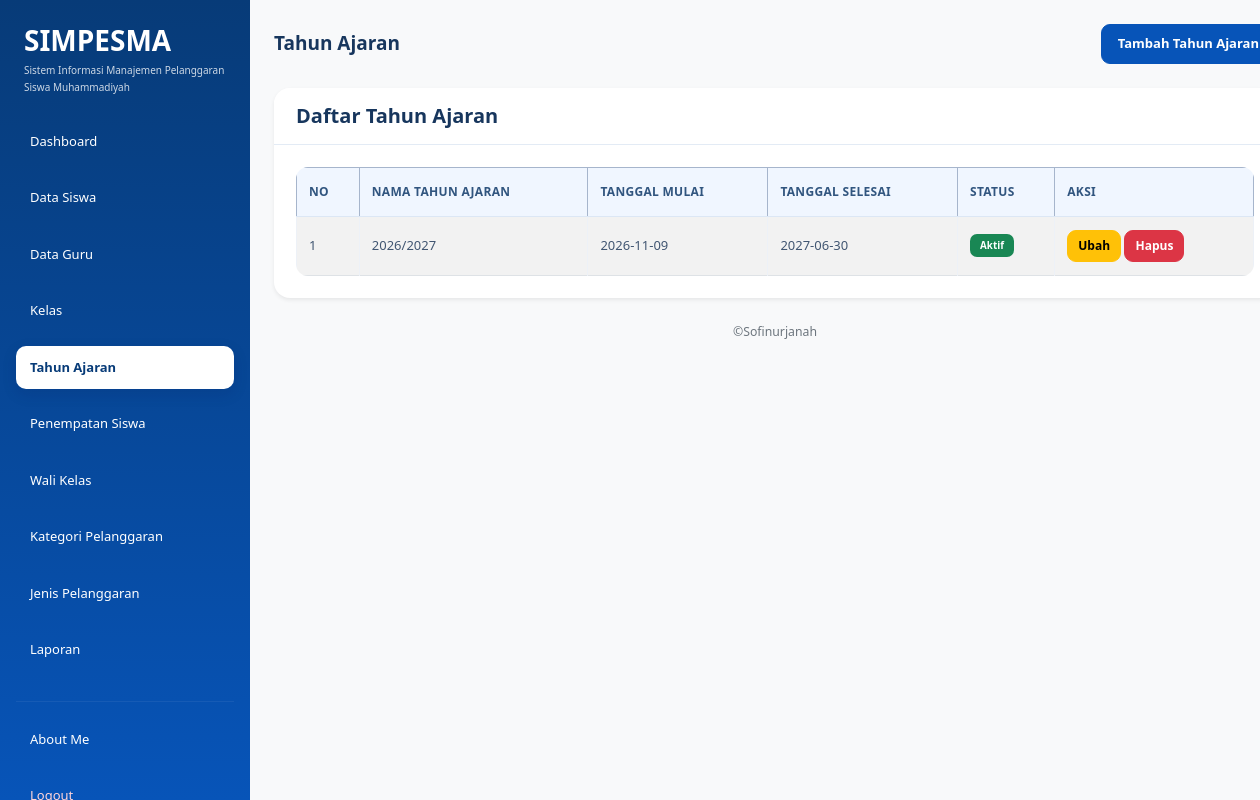
Page /data_tahun_ajaran.php (signed in) on the committed database.
### tables this page shows
CREATE TABLE `t_tahun_ajaran` (
  `id` int(11) NOT NULL,
  `nama` varchar(20) NOT NULL,
  `tanggal_mulai` date NOT NULL,
  `tanggal_selesai` date NOT NULL,
  `status_aktif` tinyint(1) NOT NULL,
  `created_at` timestamp NOT NULL DEFAULT current_timestamp(),
  `updated_at` timestamp NOT NULL DEFAULT current_timestamp()
);

### data_tahun_ajaran.php (the view, shortened to what this page needs)
<?php
include "config/koneksi.php";
$role = $_SESSION['role'];
mysqli_query($koneksi, "
    UPDATE t_tahun_ajaran
    SET status_aktif = 0
");
$query_aktif = mysqli_query($koneksi, "
    SELECT id
    FROM t_tahun_ajaran
    WHERE tanggal_mulai <= CURDATE()
    AND tanggal_selesai >= CURDATE()
    ORDER BY tanggal_mulai DESC, id DESC
    LIMIT 1
");
if ($query_aktif && mysqli_num_rows($query_aktif) > 0) {
    $baris_aktif = mysqli_fetch_assoc($query_aktif);
    $id_aktif = (int) $baris_aktif['id'];
    mysqli_query($koneksi, "
        UPDATE t_tahun_ajaran
        SET status_aktif = 1
        WHERE id = $id_aktif
    ");
}
$data_edit = null;
?>
<!DOCTYPE html>
<html lang="id">
<head>
    <link href="https://cdn.jsdelivr.net/npm/bootstrap@5.3.8/dist/css/bootstrap.min.css"
          rel="stylesheet">
    <link
        href="https://cdn.datatables.net/3.1.4/css/dataTables.dataTables.min.css"
        rel="stylesheet"
    >
    <link rel="stylesheet" href="style.css">
</head>
<body class="bg-light">
<div class="container-fluid">
    <div class="row">
        <div class="col-md-3 col-lg-2 min-vh-100 p-3"
             style="background-color: #30318B;">
            <div class="mb-4 px-2">
                <h3 class="text-white mb-1 fw-bold">
                    SIMPESMA
                </h3>
                <p class="text-white mb-0"
                   style="font-size: 10px; line-height: 1.7; opacity: 0.8;">
                    Sistem Informasi Manajemen
                    Pelanggaran Siswa Muhammadiyah
                </p>
            </div>
            <ul class="nav nav-pills flex-column">
                <li class="nav-item mb-2">
                    <a href="dashboard.php" class="nav-link text-white">
                        Dashboard
                    </a>
                </li>
                <?php if ($role == "admin") { ?>
                    <li class="nav-item mb-2">
                        <a href="data_siswa.php" class="nav-link text-white">
                            Data Siswa
                        </a>
                    </li>
                    <li class="nav-item mb-2">
                        <a href="data_guru.php" class="nav-link text-white">
                            Data Guru
                        </a>
                    </li>
                    <li class="nav-item mb-2">
                        <a href="data_kelas.php" class="nav-link text-white">
                            Kelas
                        </a>
                    </li>
                    <li class="nav-item mb-2">
                        <a href="data_tahun_ajaran.php"
                           class="nav-link active"
                           aria-current="page">
                            Tahun Ajaran
                        </a>
                    </li>
                    <li class="nav-item mb-2">
                        <a href="penempatan_siswa.php" class="nav-link text-white">
                            Penempatan Siswa
                        </a>
                    </li>
                    <li class="nav-item mb-2">
                        <a href="wali_kelas.php" class="nav-link text-white">
                            Wali Kelas
                        </a>
                    </li>
                    <li class="nav-item mb-2">
                        <a href="kategori_pelanggaran.php" class="nav-link text-white">
                            Kategori Pelanggaran
                        </a>
                    </li>
                    <li class="nav-item mb-2">
                        <a href="jenis_pelanggaran.php" class="nav-link text-white">
                            Jenis Pelanggaran
                        </a>
                    </li>
                    <li class="nav-item mb-2">
                        <a href="laporan.php" class="nav-link text-white">
                            Laporan
                        </a>
                    </li>
                <?php } ?>
                <hr class="text-secondary">
                <li class="nav-item mb-2">
                    <a href="about_me.php" class="nav-link text-white">
                        About Me
                    </a>
                </li>
                <li class="nav-item">
                    <a href="logout.php" class="nav-link text-danger">
                    </a>
                </li>
            </ul>
        </div>
        <main class="col-md-9 col-lg-10 p-4">
            <div class="d-flex justify-content-between align-items-center mb-4">
                <h3 class="fw-bold mb-0">
                    Tahun Ajaran
                </h3>
                <?php if ($role == "admin" && $data_edit == null) { ?>
                    <button type="button"
                            class="btn btn-primary"
                            data-bs-toggle="modal"
                            data-bs-target="#modalTambah">
                        Tambah Tahun Ajaran
                    </button>
                <?php } ?>
            </div>
            <div class="card border-0 shadow-sm">
                <div class="card-header bg-white py-3">
                    <h5 class="mb-0">
                        Daftar Tahun Ajaran
                    </h5>
                </div>
                <div class="card-body">
                    <div class="table-responsive">
                        <table id="example"
                               class="table table-bordered table-striped table-hover align-middle mb-0">
                            <thead class="table-primary">
                                <tr>
                                    <th>No</th>
                                    <th>Nama Tahun Ajaran</th>
                                    <th>Tanggal Mulai</th>
                                    <th>Tanggal Selesai</th>
                                    <th>Status</th>
                                    <?php if ($role == "admin") { ?>
                                        <th>Aksi</th>
                                    <?php } ?>
                                </tr>
                            </thead>
                            <tbody>
                                <?php
                                $query_tahun = mysqli_query($koneksi, "
                                    SELECT * FROM t_tahun_ajaran
                                    WHERE status_aktif = 1
                                    ORDER BY tanggal_mulai DESC
                                ");
                                $no = 1;
                                while ($tahun = mysqli_fetch_assoc($query_tahun)) {
                                ?>
                                    <tr>
                                        <td><?= $no; ?></td>
                                        <td>
                                            <?= htmlspecialchars($tahun['nama'], ENT_QUOTES, 'UTF-8'); ?>
                                        </td>
                                        <td>
                                            <?= htmlspecialchars($tahun['tanggal_mulai']); ?>
                                        </td>
                                        <td>
                                            <?= htmlspecialchars($tahun['tanggal_selesai']); ?>
                                        </td>
                                        <td>
                                            <?php if ($tahun['status_aktif'] == 1) { ?>
                                                <span class="badge bg-success">
                                                    Aktif
                                                </span>
                                            <?php } else { ?>
                                                <span class="badge bg-secondary">
                                                    Tidak Aktif
                                                </span>
                                            <?php } ?>
                                        </td>
                                        <?php if ($role == "admin") { ?>
                                            <td class="text-nowrap">
                                                <a href="data_tahun_ajaran.php?edit=<?= (int)$tahun['id']; ?>"
                                                   class="btn btn-warning btn-sm">
                                                    Ubah
                                                </a>
                                                <a href="data_tahun_ajaran.php?hapus=<?= (int)$tahun['id']; ?>"
                                                   class="btn btn-danger btn-sm"
                                                   onclick="return confirm('Yakin ingin menghapus tahun ajaran ini?')">
                                                    Hapus
                                                </a>
                                            </td>
                                        <?php } ?>
                                    </tr>
                                <?php
                                    $no++;
                                }
                                ?>
                            </tbody>
                        </table>
                    </div>
                </div>
            </div>
            <p class="text-center text-secondary small mt-4">
                ©Sofinurjanah
            </p>
        </main>
    </div>
</div>
</body>
</html>

### style.css (style rules this page uses)
:root { --primary: #0754b8; --primary-dark: #073b78; --primary-light: #eaf3ff; --background: #f5f9ff; --white: #ffffff; --text: #17365d; --muted: #71829a; --border: #e3ebf5; --success: #198754; --danger: #dc3545; --radius: 16px; }
* { box-sizing: border-box; }
body { margin: 0; font-family: "Segoe UI", Arial, sans-serif; background: var(--background); color: var(--text); font-size: 14px; }
h1, h2, h3, h4, h5 { color: var(--text); font-weight: 700; }
a { text-decoration: none; }
aside, .sidebar, .col-lg-2.min-vh-100, .col-md-3.col-lg-2.min-vh-100 { background: linear-gradient( 180deg, #073b78 0%, #0754b8 100% ) !important; }
.col-lg-2.min-vh-100, .col-md-3.col-lg-2.min-vh-100 { padding: 24px 16px !important; }
.nav-pills .nav-link { color: #dceaff; padding: 12px 14px; margin-bottom: 5px; border-radius: 10px; font-size: 13px; font-weight: 500; transition: all 0.2s ease; }
.nav-pills .nav-link.active { color: var(--primary-dark) !important; background: #ffffff !important; font-weight: 700; box-shadow: 0 5px 15px rgba(0, 20, 70, 0.12); }
.nav-pills .nav-link.text-danger { color: #ffd5d9 !important; }
hr { border-color: rgba(255, 255, 255, 0.25); }
main { min-width: 0; padding: 32px !important; }
main h3 { font-size: 19px; }
main p { color: var(--muted); line-height: 1.7; }
.container-fluid { padding-left: 0; padding-right: 0; }
.row { margin-right: 0; margin-left: 0; }
.card { border: 1px solid var(--border); border-radius: var(--radius); background: var(--white); box-shadow: 0 5px 22px rgba(22, 63, 115, 0.045); transition: box-shadow 0.2s ease, transform 0.2s ease; }
.card-header { background: #ffffff; border-bottom: 1px solid var(--border); padding: 18px 22px; border-radius: var(--radius) var(--radius) 0 0 !important; font-weight: 700; color: var(--text); }
.card-body { padding: 22px; }
.btn { border-radius: 9px; padding: 9px 16px; font-weight: 600; font-size: 13px; transition: all 0.2s ease; }
.btn-primary { color: #fff; background: var(--primary); border-color: var(--primary); }
.btn-danger { background: var(--danger); border-color: var(--danger); }
.table-responsive { border-radius: 12px; }
.table { margin-bottom: 0; vertical-align: middle; font-size: 13px; }
.table thead th, .table th { background: #f0f6ff; color: #31557f; font-size: 12px; font-weight: 700; text-transform: uppercase; letter-spacing: 0.3px; border-bottom: 1px solid #dce7f5; padding: 15px 12px; white-space: nowrap; }
.table tbody td { color: #415672; padding: 13px 12px; border-color: #edf1f7; }
.table .btn { padding: 6px 10px; font-size: 12px; }
.badge { padding: 7px 10px; border-radius: 7px; font-weight: 600; letter-spacing: 0.1px; }
@media (min-width: 768px) { .col-md-3.col-lg-2.min-vh-100, .col-lg-2.min-vh-100, aside.sidebar { position: fixed !important; top: 0; left: 0; bottom: 0; width: 250px; height: 100vh; overflow-y: auto; z-index: 1000; } }
@media (min-width: 768px) { main { margin-left: 250px; width: calc(100% - 250px); } }

### rows in the picture
t_tahun_ajaran: nama "2026/2027", tanggal_mulai "2026-11-09", tanggal_selesai "2027-06-30", status_aktif "Aktif"
